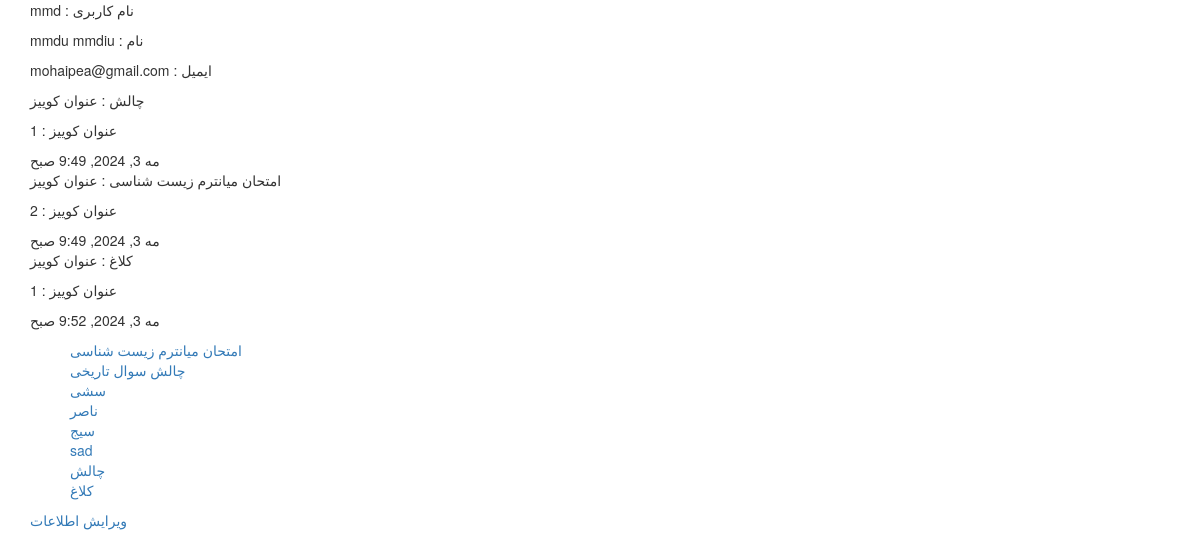
The app's page /profile/ (signed in), older data.
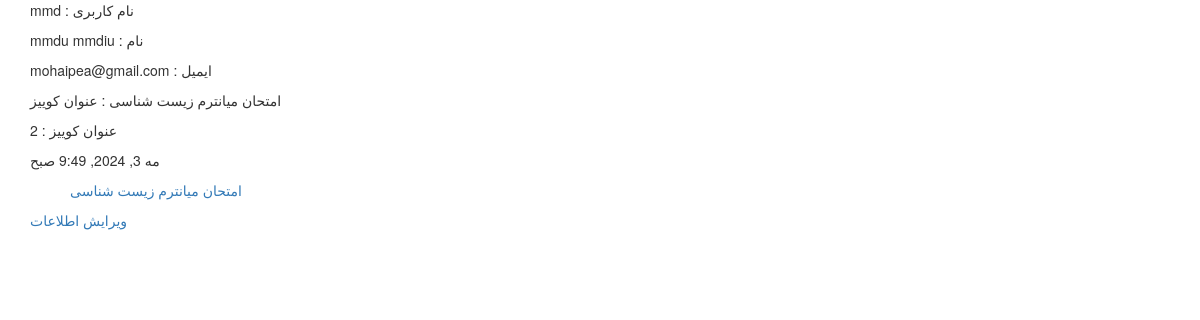
The same page, newer data.
### quiz/models.py (models this page shows, shortened)
class Participants(models.Model):
    student = models.ForeignKey(User, on_delete=models.CASCADE, verbose_name='نام دانش آموز')
    quiz = models.ForeignKey(Quiz, on_delete=models.CASCADE, verbose_name='کوییز')
    total_score = models.IntegerField('نمره ی کسب شده', default=0)
    date = models.DateTimeField('زمان برگزاری', auto_now_add=True)
    is_finished = models.BooleanField('پایان یافته/نیافته', default=False)
    class Meta:
        verbose_name = 'دانش آموز'
        verbose_name_plural = 'دانش آموزان'

class Quiz(models.Model):
    host = models.ForeignKey(User, on_delete=models.CASCADE)
    topics = models.ForeignKey(Topics, on_delete=models.CASCADE, verbose_name='موضوع')
    title = models.CharField('عنوان کوییز', max_length=100, unique=True)
    description = models.TextField('شرح')
    total_score = models.IntegerField('بارم', default=20)
    created = models.DateTimeField('زمان بارگذاری', auto_now_add=True)
    def __str__(self):
        return self.title
    class Meta:
        verbose_name = 'کوییز'
        verbose_name_plural = 'کوییز ها'

### users_accounts/views.py (the view)
# urls.py: path('profile/', views.profilePage, name='profile'),
@login_required(login_url='login')
def profilePage(request):
    user = User.objects.get(id=request.user.id)
    name = user.get_full_name()
    participants = Participants.objects.filter(student=user, is_finished=True)
    quiz = Quiz.objects.filter(host=user)
    context = {'user': user, 'name': name, 'participants': participants, 'quiz': quiz}
    return render(request, 'users_accounts/profile.html', context)

### users_accounts/templates/users_accounts/profile.html (shortened to what this page needs)
{% extends 'base.html' %}
{% block content %}
    <p>  {{ user.username }} : نام کاربری </p>
    <p>{{ name }} : نام </p>
    <p> {{ user.email }} : ایمیل  </p>
    <p>
        {% for p in participants %}
             <p>{{ p.quiz }}  : عنوان کوییز </p>
            <p>{{ p.total_score }}  : عنوان کوییز </p>
            {{ p.date }}
        {% endfor %}
    </p>
    <ul>
        {% for q in quiz %}
            <li><a href="{% url 'quiz-students' q.title %}">{{ q.title }}</a></li>
        {% endfor %}
    </ul>
    <a href="{% url 'edit-profile' %}">ویرایش اطلاعات</a>
{% endblock %}

### templates/base.html (shortened to what this page needs)
<!DOCTYPE html>
<html lang="en">
<head>
    <link rel="stylesheet" href="https://maxcdn.bootstrapcdn.com/bootstrap/3.4.1/css/bootstrap.min.css">
</head>
<body>
<div class="container">
{% block content %}
{% endblock %}
</div>
</body>
</html>

### templates/base.html (style rules this page uses)
ul li { text-decoration: none; color: black; display: block; }

Row changes from the older to the newer data that the page shows:
removed Participants: quiz "چالش", total_score "1", date "مه 3, 2024, 9:49 صبح"
removed Participants: quiz "کلاغ", total_score "1", date "مه 3, 2024, 9:52 صبح"
removed Quiz: title "چالش سوال تاریخی"
removed Quiz: title "سشی"
removed Quiz: title "ناصر"
removed Quiz: title "سیج"
removed Quiz: title "sad"
removed Quiz: title "چالش"
removed Quiz: title "کلاغ"
